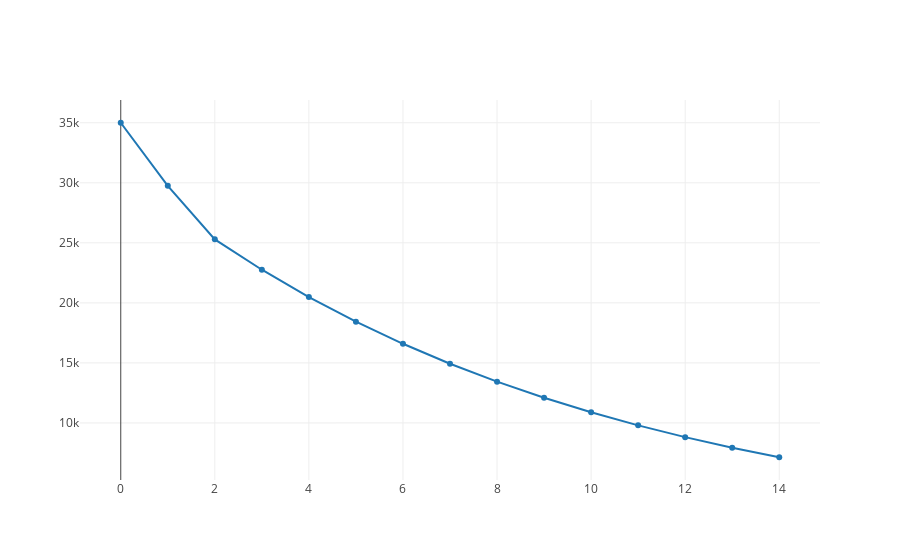

Here is the notebook cell this chart was saved with:
### Code cell
line_chart(dep_value)

### Figure 1 — Plotly figure (JSON) as saved in the notebook; plotly's stock layout.template omitted (floating-point values rounded to 4 significant figures)
{"data": [{"type": "scatter", "uid": "35bdc0e0-a9dc-11e8-bb97-0800279fead2", "y": [35000, 29750, 25290.0, 22760.0, 20480.0, 18430.0, 16590.0, 14930.0, 13440.0, 12090.0, 10890.0, 9797.0, 8817.0, 7935.0, 7142.0]}], "layout": {}}
